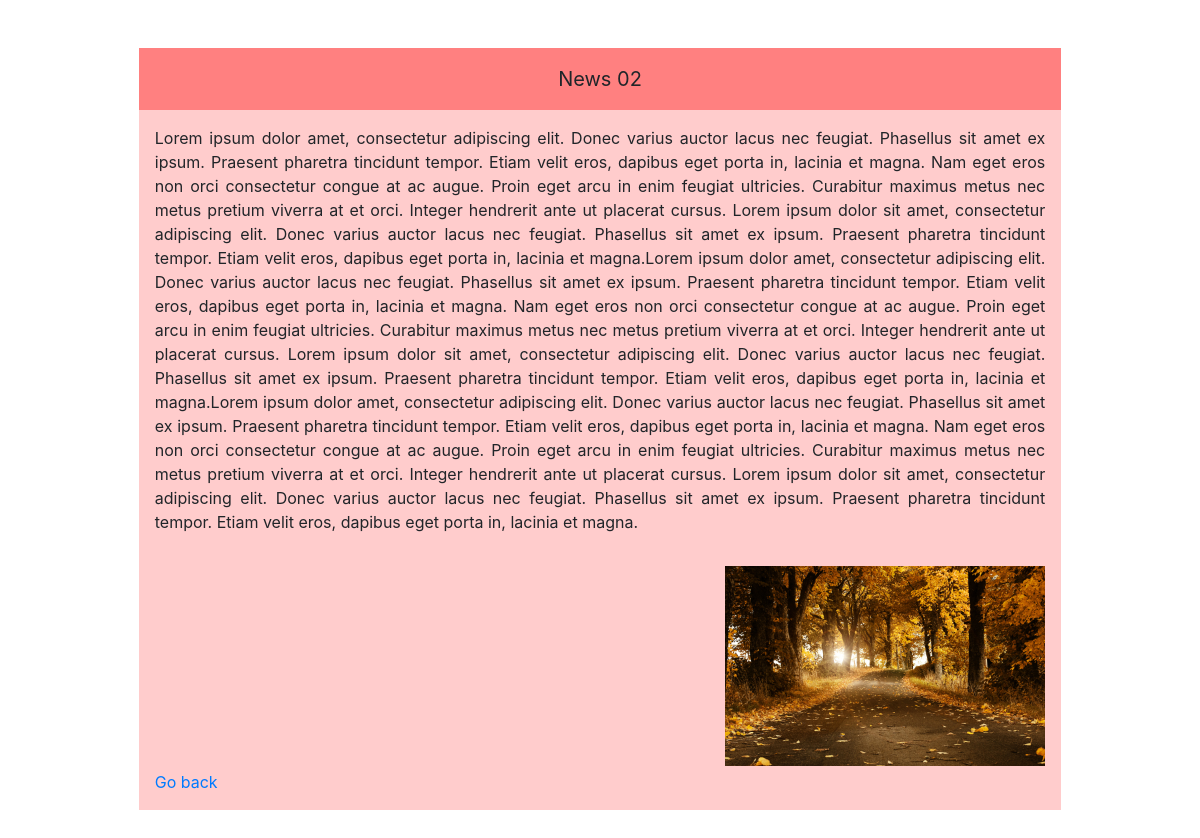
Page /readmore.php?id=29 on the committed database.
### tables this page shows
CREATE TABLE IF NOT EXISTS `news` (
  `id` int(11) NOT NULL,
  `title` varchar(100) NOT NULL,
  `content` text NOT NULL,
  `full_content` text NOT NULL,
  `image` varchar(500) NOT NULL
);

### models.php (called while the page is built, shortened)
<?php
	function getReadmore()
	{
		$connection = getConnection();
        $id = $_GET['id'];
        $query = 'SELECT * FROM news WHERE id = :id';
		$result = $connection->prepare($query);
		$result->execute([':id' => $id]);
		return $result->fetch(PDO::FETCH_OBJ);
    }
?>

### readmore.php (the view, shortened to what this page needs)
<?php
	require 'models.php';
	$readmore = getReadmore();
 ?>
<!DOCTYPE html>
<html>
<head>
	<link rel="stylesheet" href="https://maxcdn.bootstrapcdn.com/bootstrap/4.0.0/css/bootstrap.min.css">
</head>
<body>
		<div class="mt-5 mb-5">
			<div class="row justify-content-center">
				<div class="w-75 p-3 text-center" style="background-color: #ff8080; font-weight: ; font-size: 20px;">
                    <?php echo $readmore->title; ?>
				</div>
			</div>
			<div class="row justify-content-center">
				<div class="w-75 p-3 text-justify" style="background-color: #ffcccc;">
					<?php echo $readmore->full_content; ?>
				</div>
			</div>
			<div class="row justify-content-center">
				<div class="w-75 p-3 text-right" style="background-color: #ffcccc;">
					<img src="uploads/<?php echo $readmore->image; ?>" height="200" alt="" />
					<div class="mt-1 text-left">
						<a href="index.php">Go back</a>
					</div>
				</div>
			</div>
		</div>
</body>
</html>

### rows in the picture
news: title "News 02", full_content "Lorem ipsum dolor amet, consectetur adipiscing elit. Donec varius auctor lacus nec feugiat. Phasellus sit amet ex ipsum. Praesent pharetra tincidunt tempor. Etiam velit eros, dapibus eget porta in, lacinia et magna. Nam eget eros non orci consectetur congue at ac augue. Proin eget arcu in enim feugiat ultricies. Curabitur maximus metus nec metus pretium viverra at et orci. Integer hendrerit ante ut placerat cursus. Lorem ipsum dolor sit amet, consectetur adipiscing elit. Donec varius auctor lacus nec feugiat. Phasellus sit amet ex ipsum. Praesent pharetra tincidunt tempor. Etiam velit eros, dapibus eget porta in, lacinia et magna.Lorem ipsum dolor amet, consectetur adipiscing elit. Donec…", image (picture)
